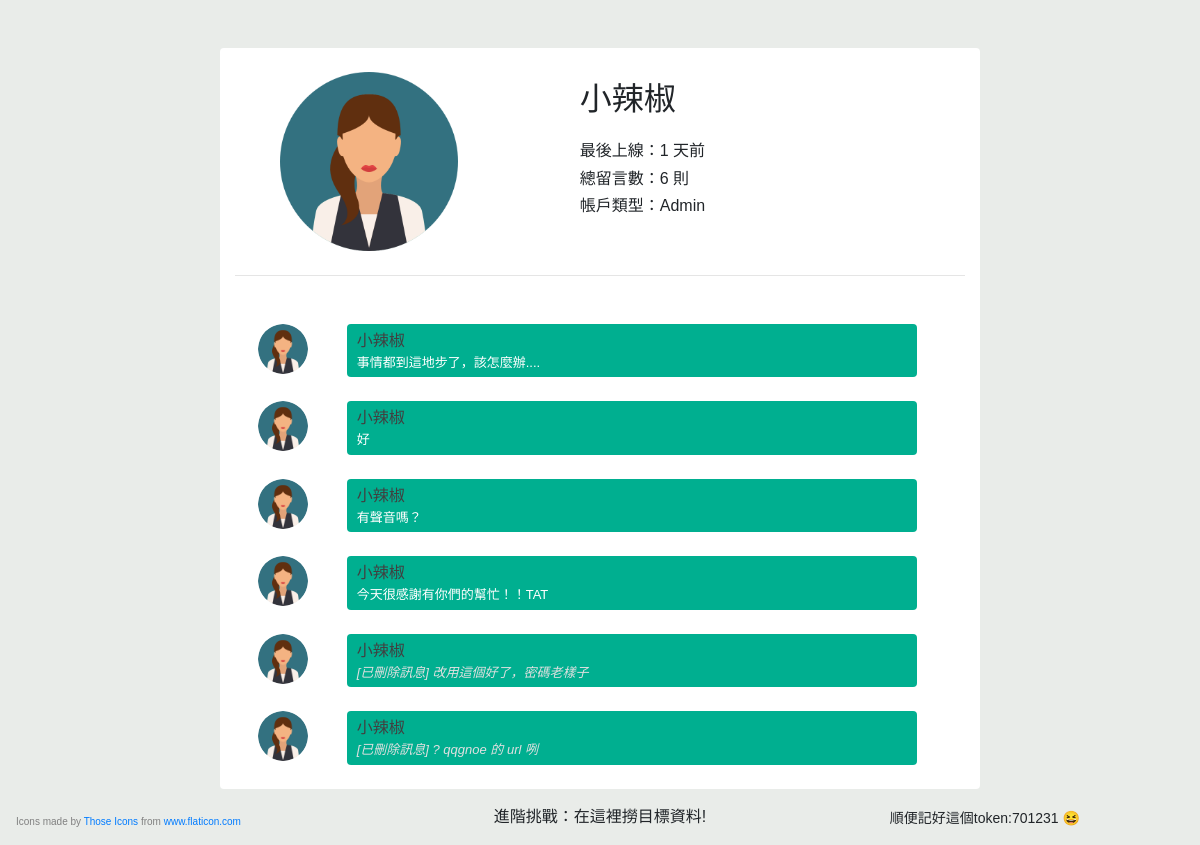
Page /profile.php?name=小辣椒 (signed in) on the earlier database version.
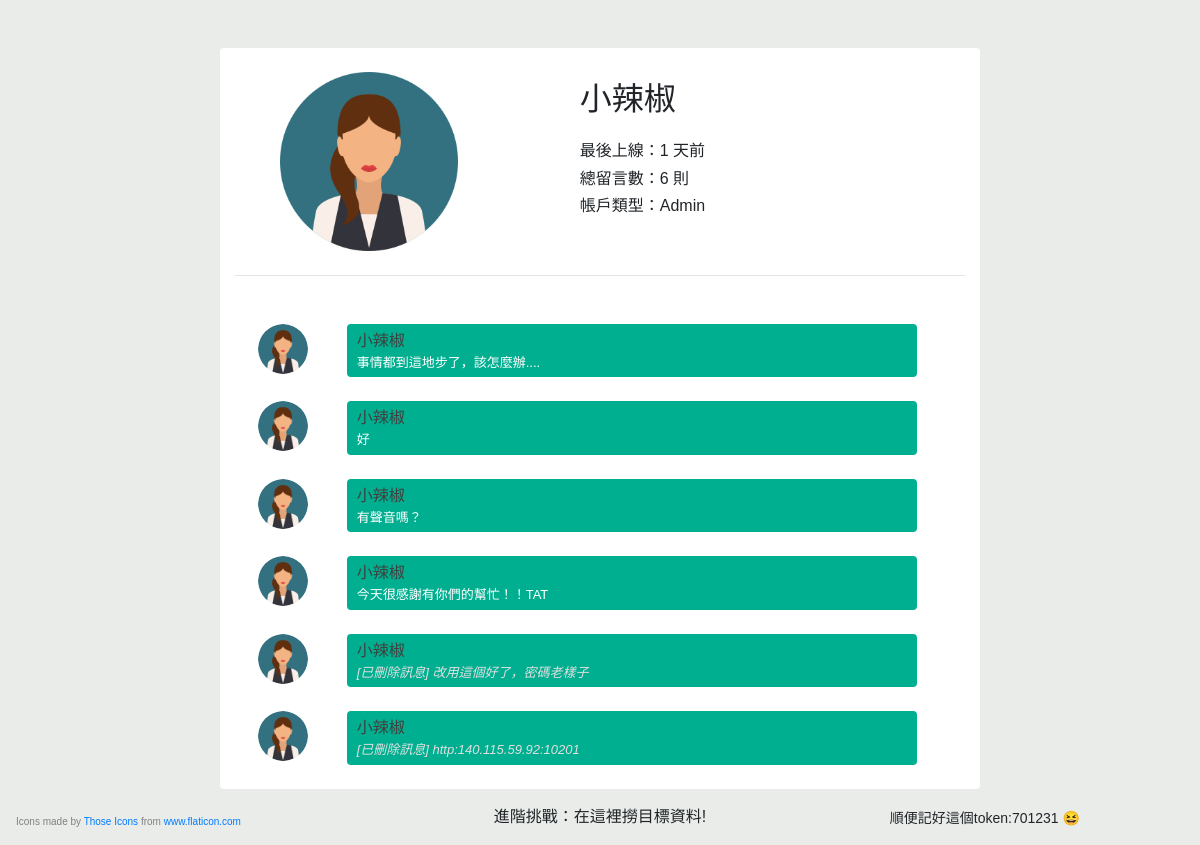
Same page on the later database version.
### tables this page shows
CREATE TABLE users (username VARCHAR(50), password CHAR(15), icon CHAR(15),
                         account_type INT, last_active INT);

CREATE TABLE message (isMessage BOOL, deleted BOOL, name VARCHAR(50), time INT,
                           call_duration CHAR(11), msg TEXT);

### src/profile.php (the view, shortened to what this page needs)
<?php
require_once('config.php');
?>
<!doctype html>
<html lang="en">
  <head>
    <link rel="stylesheet" href="https://maxcdn.bootstrapcdn.com/bootstrap/4.0.0-beta.3/css/bootstrap.min.css">
    <link rel="stylesheet" href="https://maxcdn.bootstrapcdn.com/font-awesome/4.7.0/css/font-awesome.min.css">
    <link rel="stylesheet" href="style/chat.css">
  </head>
  <body>
  <div class="container">
    <div class="row mt-5">
      <div class="col-md-8 offset-md-2 col-sm-8 offset-sm-2 col-12 comments-main pt-4 rounded">
        <?php
          function show_meta_info($name, $info, $msg_num) {
            ?>
          <div class="row profile mb-4">
            <div class="col-md-4 col-sm-4 col-4 text-center">
              <img src="res/<?= $info['icon']?>" />
            </div>
            <div class="col-md-8 col-sm-8 col-8 rounded info-box mb-2">
              <h2><?= $name?></h2>
              <h6>最後上線：<?= $info['last_active']?> 天前</h6>
              <h6>總留言數：<?= $msg_num?> 則</h6>
              <h6>帳戶類型：<?= $GLOBALS['ac_type']?></h6>
            </div>
          </div>
          <hr>
            <?php
          }
          function show_message($row, $icon) {
            if ($row['deleted'] !== '1') {
              $message = $row['msg'];
            } else {
              $message = '[已刪除訊息] ';
              if ($_SESSION['username'] === $row['name']) {
                $message = $message . $row['msg'];
              }
              $message = '<span class="deleted">' . $message . '</span>';
            }
            ?>
        <ul class="p-0">
          <li>
            <div class="row comments mb-2">
              <div class="col-md-2 col-sm-2 col-3 text-center user-img">
                <img id="profile-photo" src="res/<?= $icon?>" class="rounded-circle" />
              </div>
              <div class="col-md-9 col-sm-9 col-9 comment rounded mb-2">
                <h4 class="m-0"><a href="profile.php?name=<?= $row['name']?>"><?= $row['name']?></a></h4>
                <p class="mb-0 text-white"><?= $message?></p>
              </div>
            </div>
          </li>
        </ul>
            <?php
          }
          function gen_token() {
            $a = ord(session_id()[0]) % 8;
            return $a . strtoupper(substr(session_id(), -10, 4)) . (8 - $a);
          }
          if (isset($_GET['name'])) {
            $name = $_GET['name'];
            $sql = "SELECT icon, account_type, last_active FROM chat.users WHERE username = ?";
            $stmt = mysqli_prepare($conn, $sql);
            mysqli_stmt_bind_param($stmt, 's', $name);
            mysqli_stmt_execute($stmt);
            $result = mysqli_stmt_get_result($stmt);
            $info = mysqli_fetch_assoc($result);
            $result = mysqli_query($conn, "SELECT * FROM chat.message WHERE name = '$name'");
            show_meta_info($name, $info, mysqli_num_rows($result));
            while ($row = mysqli_fetch_assoc($result)) {
              show_message($row, $info['icon']);
            }
          }
        ?>
      </div>
    <?php if ($GLOBALS['ac_type'] == 'Admin'): ?>
      <p class="token">順便記好這個token:<?= gen_token()?> 😆</p>
      </div>
      <p class="mt-3" style="text-align: center;">進階挑戰：在這裡撈目標資料!</p>
    <?php else: ?>
      </div>
    <?php endif; ?>
  </div>
  <p class="ml-3 footer">Icons made by <a href="https://www.flaticon.com/authors/those-icons" title="Those Icons">Those Icons</a> from <a href="https://www.flaticon.com/" title="Flaticon"> www.flaticon.com</a></p>
  </body>
</html>

### src/style/chat.css (style rules this page uses)
body { font-family: 'Raleway', sans-serif; background: #E9ECE9; }
.comments-main { background: #FFF; }
.comments-main ul li { list-style: none; }
.comments .comment { padding: 5px 10px; background: #00AF90; }
.comments .user-img img { width: 50px; height: 50px; }
.comments .comment h4 { display: inline-block; font-size: 16px; }
.comments .comment h4 a { color: #404040; text-decoration: none; }
.comments .comment p { font-size: 13px; }
.comments .comment .deleted { color: #e0e0e0; font-style: italic; }
.profile img { padding-left: 20%; width: 100%; }
.info-box { padding-left: 14%; padding-top: 1%; }
.info-box h2 { padding-bottom: 4%; }
.token { position: fixed; bottom: 0; right: 10%; font-size: 14px; }
.footer { bottom: 0; position: fixed; font-size: 10px; color: gray; }

Differences in the rows shown:
removed message: users.icon (picture), name "小辣椒", message "[已刪除訊息] ? qqgnoe 的 url 咧"
added message: users.icon (picture), name "小辣椒", message "[已刪除訊息] http:140.115.59.92:10201"
